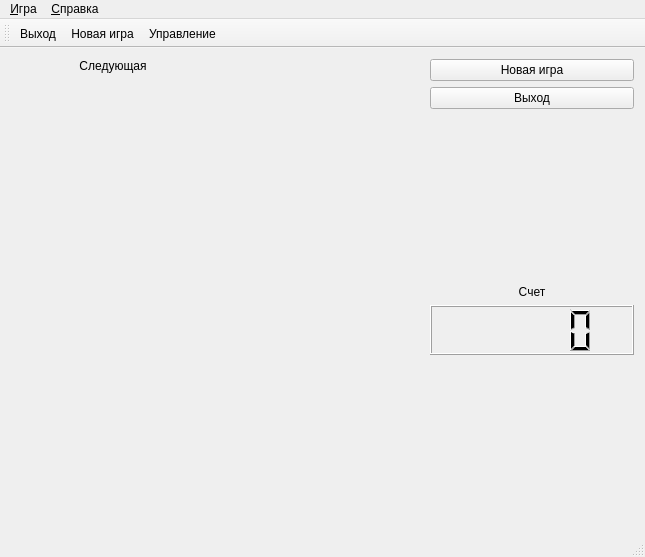
<?xml version="1.0" encoding="UTF-8"?>
<ui version="4.0">
 <class>Tetris</class>
 <widget class="QMainWindow" name="Tetris">
  <property name="geometry">
   <rect>
    <x>0</x>
    <y>0</y>
    <width>645</width>
    <height>557</height>
   </rect>
  </property>
  <property name="windowTitle">
   <string>Tetris</string>
  </property>
  <property name="windowIcon">
   <iconset resource="res.qrc">
    <normaloff>:/pref/img/tetris.ico</normaloff>:/pref/img/tetris.ico</iconset>
  </property>
  <widget class="QWidget" name="centralWidget">
   <layout class="QGridLayout" name="gridLayout">
    <item row="0" column="1" rowspan="2">
     <layout class="QVBoxLayout" name="verticalLayout_2">
      <item>
       <widget class="Glass" name="widgetGlass" native="true">
        <property name="focusPolicy">
         <enum>Qt::StrongFocus</enum>
        </property>
        <property name="rows" stdset="0">
         <UInt>20</UInt>
        </property>
        <property name="columns" stdset="0">
         <UInt>10</UInt>
        </property>
       </widget>
      </item>
     </layout>
    </item>
    <item row="0" column="0" rowspan="2">
     <layout class="QVBoxLayout" name="verticalLayout">
      <item>
       <widget class="QLabel" name="labelNext">
        <property name="text">
         <string>Следующая</string>
        </property>
        <property name="alignment">
         <set>Qt::AlignCenter</set>
        </property>
        <property name="margin">
         <number>5</number>
        </property>
       </widget>
      </item>
      <item>
       <widget class="NextFigure" name="widget" native="true">
        <property name="minimumSize">
         <size>
          <width>0</width>
          <height>200</height>
         </size>
        </property>
       </widget>
      </item>
      <item>
       <spacer name="verticalSpacer_3">
        <property name="orientation">
         <enum>Qt::Vertical</enum>
        </property>
        <property name="sizeHint" stdset="0">
         <size>
          <width>20</width>
          <height>40</height>
         </size>
        </property>
       </spacer>
      </item>
     </layout>
    </item>
    <item row="0" column="3" rowspan="2">
     <layout class="QVBoxLayout" name="verticalLayout_3">
      <item>
       <widget class="QPushButton" name="buttonNewGame">
        <property name="text">
         <string>Новая игра</string>
        </property>
       </widget>
      </item>
      <item>
       <widget class="QPushButton" name="buttonExit">
        <property name="text">
         <string>Выход</string>
        </property>
       </widget>
      </item>
      <item>
       <spacer name="verticalSpacer">
        <property name="orientation">
         <enum>Qt::Vertical</enum>
        </property>
        <property name="sizeHint" stdset="0">
         <size>
          <width>20</width>
          <height>40</height>
         </size>
        </property>
       </spacer>
      </item>
      <item>
       <widget class="QLabel" name="label">
        <property name="text">
         <string>Счет</string>
        </property>
        <property name="alignment">
         <set>Qt::AlignCenter</set>
        </property>
        <property name="margin">
         <number>5</number>
        </property>
       </widget>
      </item>
      <item>
       <widget class="QLCDNumber" name="score">
        <property name="minimumSize">
         <size>
          <width>100</width>
          <height>50</height>
         </size>
        </property>
       </widget>
      </item>
      <item>
       <spacer name="verticalSpacer_2">
        <property name="orientation">
         <enum>Qt::Vertical</enum>
        </property>
        <property name="sizeHint" stdset="0">
         <size>
          <width>20</width>
          <height>40</height>
         </size>
        </property>
       </spacer>
      </item>
     </layout>
    </item>
   </layout>
  </widget>
  <widget class="QMenuBar" name="menuBar">
   <property name="geometry">
    <rect>
     <x>0</x>
     <y>0</y>
     <width>645</width>
     <height>21</height>
    </rect>
   </property>
   <widget class="QMenu" name="menu">
    <property name="title">
     <string>&amp;Игра</string>
    </property>
    <addaction name="actionNewgame"/>
    <addaction name="actionExit"/>
   </widget>
   <widget class="QMenu" name="menu_2">
    <property name="title">
     <string>&amp;Справка</string>
    </property>
    <addaction name="actionInfo"/>
   </widget>
   <addaction name="menu"/>
   <addaction name="menu_2"/>
  </widget>
  <widget class="QToolBar" name="mainToolBar">
   <attribute name="toolBarArea">
    <enum>TopToolBarArea</enum>
   </attribute>
   <attribute name="toolBarBreak">
    <bool>false</bool>
   </attribute>
   <addaction name="actionExit"/>
   <addaction name="actionNewgame"/>
   <addaction name="actionInfo"/>
  </widget>
  <widget class="QStatusBar" name="statusBar"/>
  <action name="actionExit">
   <property name="icon">
    <iconset resource="res.qrc">
     <normaloff>:/pref/img/iconExit.ico</normaloff>:/pref/img/iconExit.ico</iconset>
   </property>
   <property name="text">
    <string>Выход</string>
   </property>
  </action>
  <action name="actionNewgame">
   <property name="icon">
    <iconset resource="res.qrc">
     <normaloff>:/pref/img/iconNewGame.ico</normaloff>:/pref/img/iconNewGame.ico</iconset>
   </property>
   <property name="text">
    <string>Новая игра</string>
   </property>
   <property name="shortcut">
    <string>Ctrl+N</string>
   </property>
  </action>
  <action name="actionInfo">
   <property name="icon">
    <iconset resource="res.qrc">
     <normaloff>:/pref/img/iconInfo.ico</normaloff>:/pref/img/iconInfo.ico</iconset>
   </property>
   <property name="text">
    <string>Управление</string>
   </property>
   <property name="shortcut">
    <string>Ctrl+I</string>
   </property>
  </action>
 </widget>
 <layoutdefault spacing="6" margin="11"/>
 <customwidgets>
  <customwidget>
   <class>Glass</class>
   <extends>QWidget</extends>
   <header>glass.h</header>
   <container>1</container>
   <slots>
    <signal>drawPattern(Figure*)</signal>
    <signal>setScore(int)</signal>
    <slot>glassNewGameSlot()</slot>
    <slot>drawPattern()</slot>
    <slot>slot1()</slot>
   </slots>
  </customwidget>
  <customwidget>
   <class>NextFigure</class>
   <extends>QWidget</extends>
   <header location="global">nextfigure.h</header>
   <container>1</container>
   <slots>
    <slot>drawNextFigure(Figure*)</slot>
   </slots>
  </customwidget>
 </customwidgets>
 <resources>
  <include location="res.qrc"/>
 </resources>
 <connections>
  <connection>
   <sender>buttonExit</sender>
   <signal>clicked()</signal>
   <receiver>Tetris</receiver>
   <slot>close()</slot>
   <hints>
    <hint type="sourcelabel">
     <x>491</x>
     <y>96</y>
    </hint>
    <hint type="destinationlabel">
     <x>486</x>
     <y>155</y>
    </hint>
   </hints>
  </connection>
  <connection>
   <sender>actionExit</sender>
   <signal>triggered()</signal>
   <receiver>Tetris</receiver>
   <slot>close()</slot>
   <hints>
    <hint type="sourcelabel">
     <x>-1</x>
     <y>-1</y>
    </hint>
    <hint type="destinationlabel">
     <x>322</x>
     <y>278</y>
    </hint>
   </hints>
  </connection>
  <connection>
   <sender>buttonNewGame</sender>
   <signal>clicked()</signal>
   <receiver>widgetGlass</receiver>
   <slot>glassNewGameSlot()</slot>
   <hints>
    <hint type="sourcelabel">
     <x>544</x>
     <y>82</y>
    </hint>
    <hint type="destinationlabel">
     <x>343</x>
     <y>163</y>
    </hint>
   </hints>
  </connection>
  <connection>
   <sender>actionNewgame</sender>
   <signal>triggered()</signal>
   <receiver>widgetGlass</receiver>
   <slot>glassNewGameSlot()</slot>
   <hints>
    <hint type="sourcelabel">
     <x>-1</x>
     <y>-1</y>
    </hint>
    <hint type="destinationlabel">
     <x>322</x>
     <y>295</y>
    </hint>
   </hints>
  </connection>
  <connection>
   <sender>widgetGlass</sender>
   <signal>drawPattern(Figure*)</signal>
   <receiver>widget</receiver>
   <slot>drawNextFigure(Figure*)</slot>
   <hints>
    <hint type="sourcelabel">
     <x>264</x>
     <y>226</y>
    </hint>
    <hint type="destinationlabel">
     <x>134</x>
     <y>216</y>
    </hint>
   </hints>
  </connection>
  <connection>
   <sender>widgetGlass</sender>
   <signal>setScore(int)</signal>
   <receiver>score</receiver>
   <slot>display(int)</slot>
   <hints>
    <hint type="sourcelabel">
     <x>376</x>
     <y>247</y>
    </hint>
    <hint type="destinationlabel">
     <x>488</x>
     <y>339</y>
    </hint>
   </hints>
  </connection>
 </connections>
</ui>
